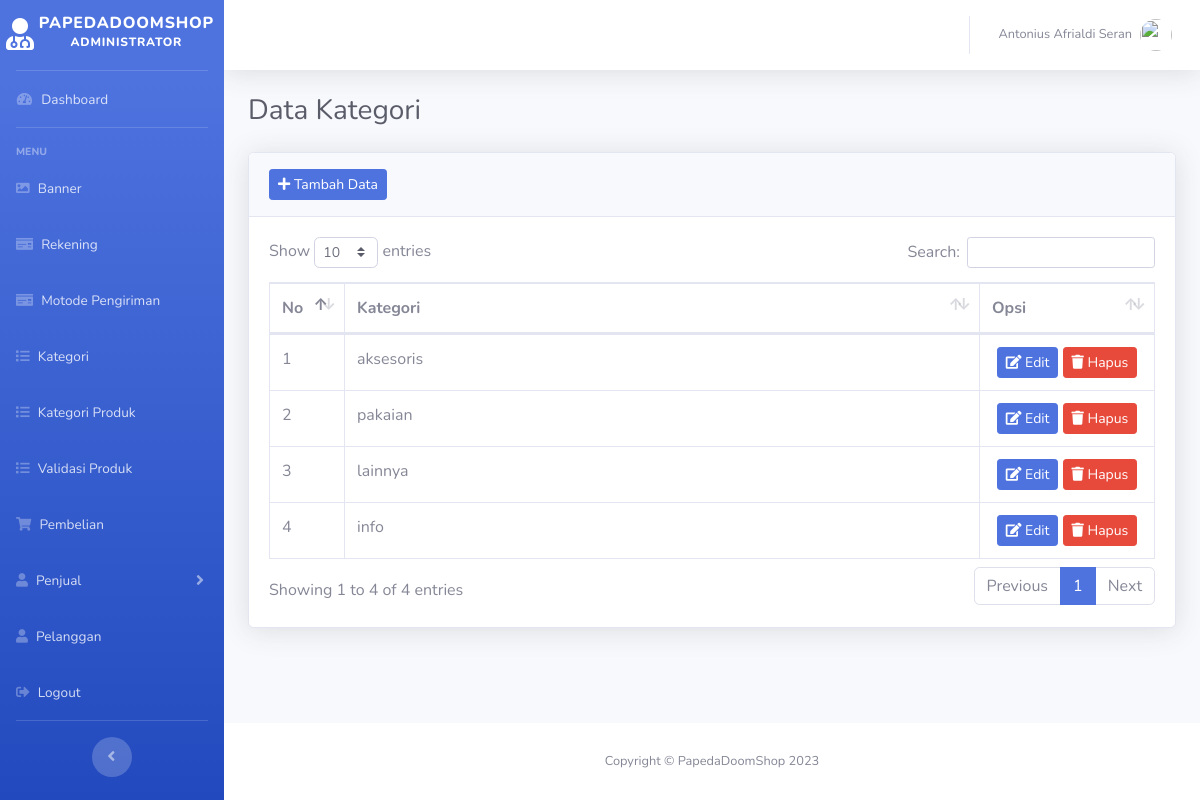
Screenshot of /admin/index.php?kategori (signed in) with the database file from the repository.
### tables this page shows
CREATE TABLE `kategori` (
  `id_kategori` int(11) NOT NULL,
  `nama_kategori` varchar(50) NOT NULL
);

### admin/kategori.php (the view)
<?php
    $data_kategori = array();
    $ambil = $koneksi->query("SELECT * FROM kategori");
    while($pecah = $ambil->fetch_assoc()){
        $data_kategori[] = $pecah;
    }
?>
<h1 class="h3 mb-4 text-gray-800">Data Kategori</h1>
<div class="card shadow">
    <div class="card-header py-3">
        <a href="index.php?tambah_kategori" class="btn btn-sm btn-primary">
            <i class="fas fa-plus"></i> Tambah Data
        </a>
    </div>
    <div class="card-body">
        <div class="table-responsive">
            <table class="table table-bordered" id="dataTable" width="100%" cellspacing="0">
                <thead>
                    <tr>
                        <th>No</th>
                        <th>Kategori</th>
                        <th>Opsi</th>
                    </tr>
                </thead>
                <tbody>
                    <?php foreach ($data_kategori as $key => $values): ?>
                    <tr>
                        <td width="50"><?php echo $key+1 ?></td>
                        <td> <?php echo $values['nama_kategori'];?></td>
                        <td class="text-center" width="150">
                            <a href="index.php?edit_kategori&id_kategori=<?php echo $values['id_kategori']; ?>" class="btn btn-sm btn-primary">
                                <i class="fas fa-edit"></i> Edit
                            </a>
                            <a href="index.php?hapus_kategori&id_kategori=<?php echo $values['id_kategori']; ?>" class="btn btn-sm btn-danger">
                                <i class="fas fa-trash"></i> Hapus
                            </a>
                        </td>
                    </tr>
                    <?php endforeach ?>
                </tbody>
            </table>
        </div>
    </div>
</div>

### admin/index.php (shortened to what this page needs)
<?php
include '../config/koneksi.php';
$id_admin = isset($_SESSION['id_admin']) ? $_SESSION['id_admin'] : '';
$ambil = $koneksi->query("SELECT * FROM admin WHERE id_admin = $id_admin");
$data_admin = $ambil->fetch_assoc();
?>
<!DOCTYPE html>
<html lang="en">
<head>
    <link href="../assets/admin/vendor/fontawesome-free/css/all.min.css" rel="stylesheet" type="text/css">
    <link href="../assets/admin/css/sb-admin-2.min.css" rel="stylesheet">
    <link href="../assets/admin/vendor/datatables/dataTables.bootstrap4.min.css" rel="stylesheet">
</head>
<body id="page-top">
    <div id="wrapper">
        <ul class="navbar-nav bg-gradient-primary sidebar sidebar-dark accordion" id="accordionSidebar">
            <a class="sidebar-brand d-flex align-items-center justify-content-center" href="index.php">
                <div class="sidebar-brand-icon ">
                    <i class="fas fa-user-md"></i>
                </div>
                <div class="sidebar-brand-text mx-1">papedadoomshop <sup>Administrator</sup></div>
            </a>
            <hr class="sidebar-divider my-0">
            <li class="nav-item">
                <a class="nav-link" href="index.php">
                    <i class="fas fa-fw fa-tachometer-alt"></i>
                    <span>Dashboard</span></a>
            </li>
            <hr class="sidebar-divider">
            <div class="sidebar-heading">
                Menu
            </div>
            <li class="nav-item">
                <a class="nav-link" href="index.php?banner_utama">
                    <i class="fas fa-image"></i>
                    <span>Banner</span>
                </a>
            </li>
            <li class="nav-item">
                <a class="nav-link" href="index.php?rekening">
                <i class="fas fa-solib fa-money-check"></i>
                    <span> Rekening</span>
                </a>
            </li>
             <li class="nav-item">
                <a class="nav-link" href="index.php?ongkir">
                <i class="fas fa-solib fa-money-check"></i>
                    <span> Motode Pengiriman</span>
                </a>
            </li>
            <li class="nav-item">
                <a class="nav-link" href="index.php?kategori">
                    <i class="fas fa-list"></i>
                    <span>Kategori</span>
                </a>
            </li>
             <li class="nav-item">
                <a class="nav-link" href="index.php?kategori_produk">
                    <i class="fas fa-list"></i>
                    <span>Kategori Produk</span>
                </a>
            </li>
            <li class="nav-item">
                <a class="nav-link" href="index.php?produk">
                    <i class="fas fa-list"></i>
                    <span>Validasi Produk</span>
                </a>
            </li>
            <li class="nav-item">
                <a class="nav-link" href="index.php?pembelian">
                    <i class="fas fa-shopping-cart"></i>
                    <span>Pembelian</span>
                </a>
            </li>
            <li class="nav-item">
                <a class="nav-link collapsed" href="#" data-toggle="collapse" data-target="#collapseTwo"
                    aria-expanded="true" aria-controls="collapseTwo">
                    <i class="fas fa-user"></i>
                    <span>Penjual</span>
                </a>
            </li>
            <li class="nav-item">
                <a class="nav-link" href="index.php?pelanggan">
                    <i class="fas fa-user"></i>
                    <span>Pelanggan</span>
                </a>
            </li>
            <li class="nav-item">
                <a class="nav-link" href="../index.php?logout">
                    <i class="fas fa-sign-out-alt"></i>
                    <span>Logout</span>
                </a>
            </li>
            <hr class="sidebar-divider d-none d-md-block">
            <div class="text-center d-none d-md-inline">
                <button class="rounded-circle border-0" id="sidebarToggle"></button>
            </div>
        </ul>
        <div id="content-wrapper" class="d-flex flex-column">
            <div id="content">
                <nav class="navbar navbar-expand navbar-light bg-white topbar mb-4 static-top shadow">
                    <ul class="navbar-nav ml-auto">
                        <li class="nav-item dropdown no-arrow">
                            <a class="nav-link dropdown-toggle" href="#" id="userDropdown" role="button"
                                data-toggle="dropdown" aria-haspopup="true" aria-expanded="false">
                                <span class="mr-2 d-none d-lg-inline text-gray-600 small"><?php echo $data_admin['nama_admin']; ?></span>
                                <img class="img-profile rounded-circle"
                                    src="images/pofile/undraw_profile_2.svg">
                            </a>
                        </li>
                    </ul>
                </nav>
                <div class="container-fluid">
                    <?php
                    if(isset($_GET['banner_utama'])){
                        include 'banner_utama.php';
                    }
                    elseif(isset($_GET['tambah_banner_utama'])){
                        include 'tambah/tambah_banner_utama.php';
                    }
                    elseif(isset($_GET['edit_banner_utama'])){
                        include 'edit/edit_banner_utama.php';
                    }
                    elseif(isset($_GET['hapus_banner_utama'])){
                        include 'hapus/hapus_banner_utama.php';
                    }
                    elseif(isset($_GET['rekening'])){
                        include 'rekening.php';
                    }
                    elseif(isset($_GET['tambah_bank'])){
                        include 'tambah/tambah_bank.php';
                    }
                    elseif(isset($_GET['edit_bank'])){
                        include 'edit/edit_bank.php';
                    }
                    elseif(isset($_GET['hapus_bank'])){
                        include 'hapus/hapus_bank.php';
                    }
                    elseif(isset($_GET['ongkir'])){
                        include 'ongkir.php';
                    }
                    elseif(isset($_GET['tambah_ongkir'])){
                        include 'tambah/tambah_ongkir.php';
                    }
                    elseif(isset($_GET['edit_ongkir'])){
                        include 'edit/edit_ongkir.php';
                    }
                    elseif(isset($_GET['hapus_ongkir'])){
                        include 'hapus/hapus_ongkir.php';
                    }
                    elseif(isset($_GET['profile'])){
                        include 'profile.php';
                    }
                    elseif(isset($_GET['kategori'])){
                        include 'kategori.php';
                    }
                    elseif(isset($_GET['tambah_kategori'])){
                        include 'tambah/tambah_kategori.php';
                    }
                    elseif(isset($_GET['edit_kategori'])){
                        include 'edit/edit_kategori.php';
                    }
                    elseif(isset($_GET['hapus_kategori'])){
                        include 'hapus/hapus_kategori.php';
                    }
                    elseif(isset($_GET['kategori_produk'])){
                        include 'kategori_produk.php';
                    }
                    elseif(isset($_GET['tambah_produk_kategori'])){
                        include 'tambah/tambah_produk_kategori.php';
                    }
                    elseif(isset($_GET['edit_produk_kategori'])){
                        include 'edit/edit_produk_kategori.php';
                    }
                    elseif(isset($_GET['hapus_produk_kategori'])){
                        include 'hapus/hapus_produk_kategori.php';
                    }
                    elseif(isset($_GET['produk'])){
                        include 'produk.php';
                    }
                    elseif(isset($_GET['detail_produk'])){
                        include 'detail/detail_produk.php';
                    }
                    elseif(isset($_GET['hapus_produk'])){
                        include 'hapus/hapus_produk.php';
                    }
                    elseif(isset($_GET['pembelian'])){
                        include 'pembelian.php';
                    }
                    elseif(isset($_GET['hapus_pembelian'])){
                        include 'hapus/hapus_pembelian.php';
                    }
                    elseif(isset($_GET['detail_pembelian'])){
                        include 'detail/detail_pembelian.php';
                    }
                     elseif(isset($_GET['pembayaran'])){
                        include 'pembayaran.php';
                    }
                    elseif(isset($_GET['penjual'])){
                        include 'penjual.php';
                    }
                    elseif(isset($_GET['hapus_penjual'])){
                        include 'hapus/hapus_penjual.php';
                    }
                    elseif(isset($_GET['toko'])){
                        include 'toko.php';
                    }
                    elseif(isset($_GET['hapus_toko'])){
                        include 'hapus/hapus_toko.php';
                    }
                    elseif(isset($_GET['detail_toko'])){
                        include 'detail/detail_toko.php';
                    }
                    elseif(isset($_GET['pelanggan'])){
                        include 'pelanggan.php';
                    }
                    elseif(isset($_GET['hapus_pembeli'])){
                        include 'hapus/hapus_pembeli.php';
                    }
                    elseif(isset($_GET['logout'])){
                        include 'logout.php';
                    }
                    else{
                        include 'dashboard.php';
                    }
                    ?>
                </div>
            </div>
            <footer class="sticky-footer bg-white">
                <div class="container my-auto">
                    <div class="copyright text-center my-auto">
                        <span>Copyright &copy; PapedaDoomShop 2023</span>
                    </div>
                </div>
            </footer>
        </div>
    </div>
</body>
</html>

### rows the page displays
kategori: nama_kategori "aksesoris"
kategori: nama_kategori "pakaian"
kategori: nama_kategori "lainnya"
kategori: nama_kategori "info"

### other values shown
$data_admin['nama_admin'] "Antonius Afrialdi Seran"
